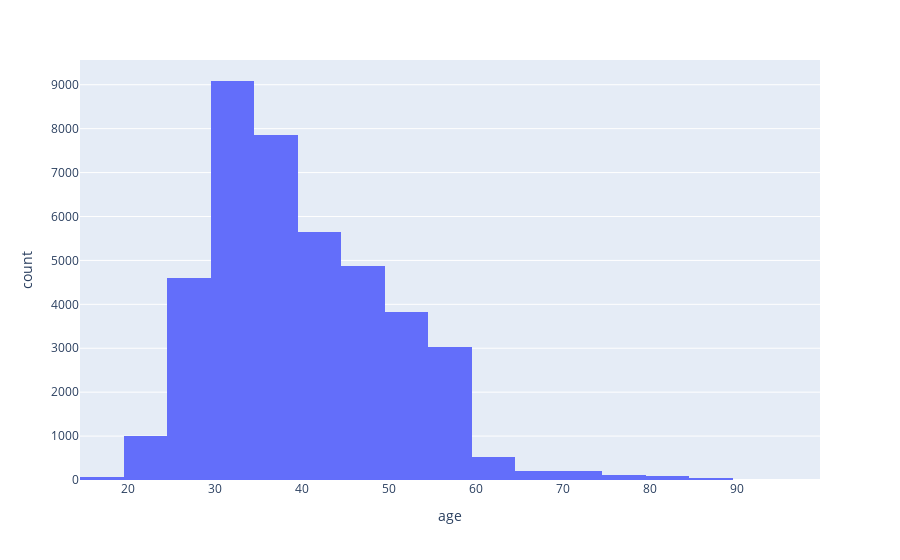

Notebook source saved alongside this figure:
### Code cell
px.histogram(df, x="age", nbins=20)

### Figure 1 — Plotly figure (JSON) as saved in the notebook; plotly's stock layout.template omitted (floating-point values rounded to 4 significant figures; data arrays with more than 128 entries replaced by an {"elided": "..."} marker saying what was removed)
{"data": [{"bingroup": "x", "hovertemplate": "age=%{x}<br>count=%{y}<extra></extra>", "legendgroup": "", "marker": {"color": "#636efa", "pattern": {"shape": ""}}, "name": "", "nbinsx": 20, "orientation": "v", "showlegend": false, "type": "histogram", "x": {"elided": "41188 int values"}, "xaxis": "x", "yaxis": "y"}], "layout": {"barmode": "relative", "legend": {"tracegroupgap": 0}, "margin": {"t": 60}, "xaxis": {"anchor": "y", "domain": [0, 1], "title": {"text": "age"}}, "yaxis": {"anchor": "x", "domain": [0, 1], "title": {"text": "count"}}}}
